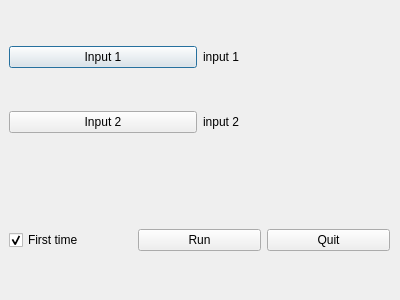
<?xml version="1.0" encoding="UTF-8"?>
<ui version="4.0">
 <class>Dialog</class>
 <widget class="QDialog" name="Dialog">
  <property name="geometry">
   <rect>
    <x>0</x>
    <y>0</y>
    <width>400</width>
    <height>300</height>
   </rect>
  </property>
  <property name="windowTitle">
   <string>Dialog</string>
  </property>
  <widget class="QWidget" name="gridLayoutWidget">
   <property name="geometry">
    <rect>
     <x>9</x>
     <y>9</y>
     <width>381</width>
     <height>161</height>
    </rect>
   </property>
   <layout class="QGridLayout" name="gridLayout">
    <item row="0" column="0">
     <widget class="QPushButton" name="input1_btn">
      <property name="text">
       <string>Input 1</string>
      </property>
     </widget>
    </item>
    <item row="0" column="1">
     <widget class="QLabel" name="input1_lbl">
      <property name="text">
       <string>input 1</string>
      </property>
     </widget>
    </item>
    <item row="1" column="0">
     <widget class="QPushButton" name="input2_btn">
      <property name="text">
       <string>Input 2</string>
      </property>
     </widget>
    </item>
    <item row="1" column="1">
     <widget class="QLabel" name="input2_lbl">
      <property name="text">
       <string>input 2</string>
      </property>
     </widget>
    </item>
   </layout>
  </widget>
  <widget class="QWidget" name="gridLayoutWidget_2">
   <property name="geometry">
    <rect>
     <x>9</x>
     <y>200</y>
     <width>381</width>
     <height>80</height>
    </rect>
   </property>
   <layout class="QGridLayout" name="gridLayout_2">
    <item row="0" column="2">
     <widget class="QPushButton" name="quit_btn">
      <property name="text">
       <string>Quit</string>
      </property>
     </widget>
    </item>
    <item row="0" column="1">
     <widget class="QPushButton" name="run_btn">
      <property name="text">
       <string>Run</string>
      </property>
     </widget>
    </item>
    <item row="0" column="0">
     <widget class="QCheckBox" name="checkBox">
      <property name="enabled">
       <bool>true</bool>
      </property>
      <property name="text">
       <string>First time</string>
      </property>
      <property name="checkable">
       <bool>true</bool>
      </property>
      <property name="checked">
       <bool>true</bool>
      </property>
     </widget>
    </item>
   </layout>
  </widget>
 </widget>
 <resources/>
 <connections/>
</ui>
